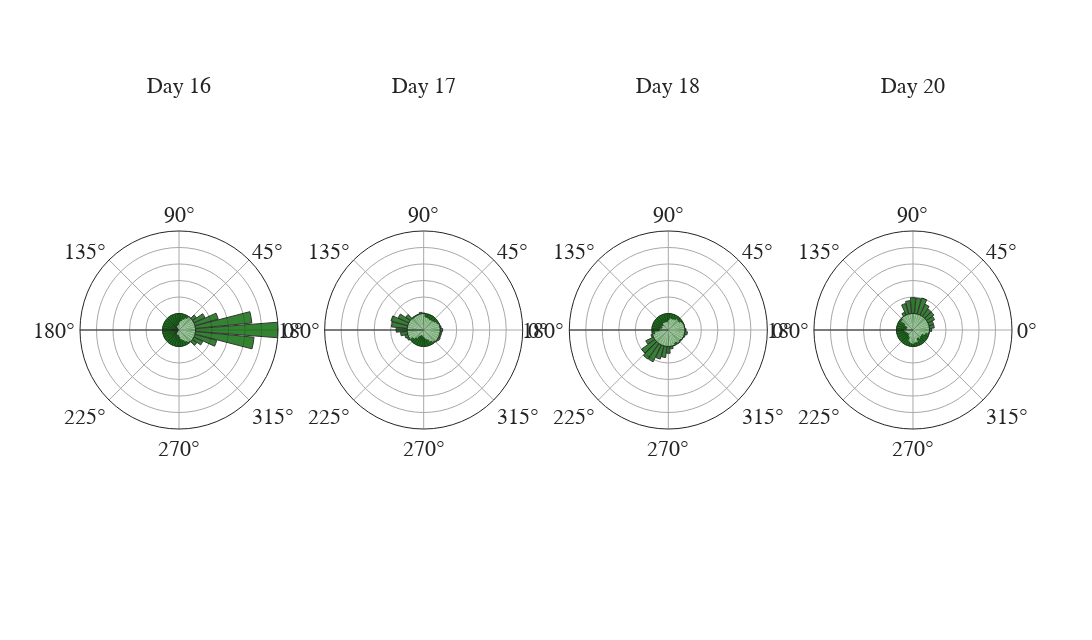

Source (notebook cell):
### Code cell
## Compare day 16 to days 16 through 20 in B for mc26, since mc23 had imaging issues on day 16
outputD = pd.DataFrame()
for mouse in mouse_list:
    if mouse == 'mc23':
          pass
    else:
        loop_data = pd.read_feather(pjoin(dpath, f'rotated_placefields/{mouse}/D1_D5_pearson_place.feat'))
        outputD = pd.concat([outputD, loop_data])
mouse_data = outputD.groupby(['mouse', 'session', 'rotation'], as_index=False).agg({'r': 'mean'})
fig_data = mouse_data.groupby(['session', 'rotation'], as_index=False).agg({'r': ['mean', 'sem']})
specs = [[{'type': 'polar'}, {'type': 'polar'}, {'type': 'polar'}, {'type': 'polar'}]]
fig = pf.custom_graph_template(x_title='', y_title='', font_size=22, rows=1, columns=4, 
                               width=2000, height=640, specs=specs, titles=['Day 16', 'Day 17', 'Day 18', 'Day 20'])
for idx, session in enumerate(natsorted(np.unique(fig_data['session']))):
        fig.add_trace(go.Barpolar(
            r=fig_data['r']['mean'][fig_data['session'] == session],
            theta=fig_data['rotation'][fig_data['session'] == session],
            marker_color='darkgreen',
            marker_line_color='black',
            marker_line_width=1,
            opacity=0.8,
            showlegend=False
        ), row=1, col=idx + 1)
        fig.add_trace(go.Barpolar(
                r=fig_data['r']['mean'][fig_data['session'] == session] + fig_data['r']['sem'][fig_data['session'] == session],
                theta=fig_data['rotation'][fig_data['session'] == session],
                marker_color='darkgreen',
                marker_line_color='black',
                marker_line_width=0,
                opacity=0.3,
                showlegend=False,
                name='upper'
        ), row=1, col=idx + 1)
        fig.add_trace(go.Barpolar(
                r=fig_data['r']['mean'][fig_data['session'] == session] - fig_data['r']['sem'][fig_data['session'] == session],
                theta=fig_data['rotation'][fig_data['session'] == session],
                marker_color='darkgreen',
                marker_line_color='black',
                marker_line_width=0,
                opacity=0.3,
                showlegend=False,
                name='lower'
        ), row=1, col=idx + 1)
    
fig.update_polars(
        radialaxis = dict(showticklabels=False, ticks='', angle=180, tickangle=-180, range=[-0.2, 1], showgrid=True, gridcolor='darkgrey', dtick=0.2),
        angularaxis = dict(showticklabels=True, ticks='', showgrid=True, gridcolor='darkgrey'),
        barmode='overlay'
    )
fig.show()
fig.write_image(pjoin(fig_path, 'D1_D5_pearson_place.png'))

### Figure 1 — Plotly figure (JSON) as saved in the notebook; plotly's stock layout.template omitted (floating-point values rounded to 4 significant figures)
{"data": [{"marker": {"color": "darkgreen", "line": {"color": "black", "width": 1}}, "opacity": 0.8, "r": [1.0, 0.6864, 0.2926, 0.1483, 0.05832, 0.001972, -0.03114, -0.05811, -0.08403, -0.1036, -0.134, -0.1393, -0.1476, -0.1623, -0.1866, -0.1889, -0.1803, -0.1646, -0.1736, -0.1655, -0.1818, -0.1853, -0.1785, -0.1619, -0.1459, -0.1315, -0.1333, -0.1126, -0.08086, -0.06166, -0.03478, -0.009607, 0.06424, 0.1191, 0.2736, 0.7133], "showlegend": false, "subplot": "polar", "theta": [0, 10, 20, 30, 40, 50, 60, 70, 80, 90, 100, 110, 120, 130, 140, 150, 160, 170, 180, 190, 200, 210, 220, 230, 240, 250, 260, 270, 280, 290, 300, 310, 320, 330, 340, 350], "type": "barpolar"}, {"marker": {"color": "darkgreen", "line": {"color": "black", "width": 0}}, "name": "upper", "opacity": 0.3, "r": [null, null, null, null, null, null, null, null, null, null, null, null, null, null, null, null, null, null, null, null, null, null, null, null, null, null, null, null, null, null, null, null, null, null, null, null], "showlegend": false, "subplot": "polar", "theta": [0, 10, 20, 30, 40, 50, 60, 70, 80, 90, 100, 110, 120, 130, 140, 150, 160, 170, 180, 190, 200, 210, 220, 230, 240, 250, 260, 270, 280, 290, 300, 310, 320, 330, 340, 350], "type": "barpolar"}, {"marker": {"color": "darkgreen", "line": {"color": "black", "width": 0}}, "name": "lower", "opacity": 0.3, "r": [null, null, null, null, null, null, null, null, null, null, null, null, null, null, null, null, null, null, null, null, null, null, null, null, null, null, null, null, null, null, null, null, null, null, null, null], "showlegend": false, "subplot": "polar", "theta": [0, 10, 20, 30, 40, 50, 60, 70, 80, 90, 100, 110, 120, 130, 140, 150, 160, 170, 180, 190, 200, 210, 220, 230, 240, 250, 260, 270, 280, 290, 300, 310, 320, 330, 340, 350], "type": "barpolar"}, {"marker": {"color": "darkgreen", "line": {"color": "black", "width": 1}}, "opacity": 0.8, "r": [0.02994, 0.01312, 0.003487, -0.01887, -0.03845, -0.04814, -0.05388, -0.04331, -0.0386, 0.005269, 0.01624, -0.004709, -0.006648, -0.009856, 0.06747, 0.1426, 0.211, 0.1919, 0.1336, 0.08122, 0.0366, 0.01989, -0.03792, -0.06674, -0.109, -0.1296, -0.1177, -0.106, -0.08645, -0.06953, -0.03638, -0.01488, 0.01177, 0.02247, 0.01809, 0.02015], "showlegend": false, "subplot": "polar2", "theta": [0, 10, 20, 30, 40, 50, 60, 70, 80, 90, 100, 110, 120, 130, 140, 150, 160, 170, 180, 190, 200, 210, 220, 230, 240, 250, 260, 270, 280, 290, 300, 310, 320, 330, 340, 350], "type": "barpolar"}, {"marker": {"color": "darkgreen", "line": {"color": "black", "width": 0}}, "name": "upper", "opacity": 0.3, "r": [null, null, null, null, null, null, null, null, null, null, null, null, null, null, null, null, null, null, null, null, null, null, null, null, null, null, null, null, null, null, null, null, null, null, null, null], "showlegend": false, "subplot": "polar2", "theta": [0, 10, 20, 30, 40, 50, 60, 70, 80, 90, 100, 110, 120, 130, 140, 150, 160, 170, 180, 190, 200, 210, 220, 230, 240, 250, 260, 270, 280, 290, 300, 310, 320, 330, 340, 350], "type": "barpolar"}, {"marker": {"color": "darkgreen", "line": {"color": "black", "width": 0}}, "name": "lower", "opacity": 0.3, "r": [null, null, null, null, null, null, null, null, null, null, null, null, null, null, null, null, null, null, null, null, null, null, null, null, null, null, null, null, null, null, null, null, null, null, null, null], "showlegend": false, "subplot": "polar2", "theta": [0, 10, 20, 30, 40, 50, 60, 70, 80, 90, 100, 110, 120, 130, 140, 150, 160, 170, 180, 190, 200, 210, 220, 230, 240, 250, 260, 270, 280, 290, 300, 310, 320, 330, 340, 350], "type": "barpolar"}, {"marker": {"color": "darkgreen", "line": {"color": "black", "width": 1}}, "opacity": 0.8, "r": [0.01439, -0.002361, 0.0007854, -0.0126, -0.03651, -0.03052, -0.04944, -0.05764, -0.05041, -0.075, -0.09825, -0.0954, -0.09252, -0.0945, -0.114, -0.1028, -0.1174, -0.09714, -0.08741, -0.03192, 0.01827, 0.103, 0.1995, 0.2312, 0.2275, 0.1655, 0.1345, 0.082, 0.03117, 0.003106, -0.02262, 0.0008714, -0.01249, 0.002382, 0.01293, 0.03298], "showlegend": false, "subplot": "polar3", "theta": [0, 10, 20, 30, 40, 50, 60, 70, 80, 90, 100, 110, 120, 130, 140, 150, 160, 170, 180, 190, 200, 210, 220, 230, 240, 250, 260, 270, 280, 290, 300, 310, 320, 330, 340, 350], "type": "barpolar"}, {"marker": {"color": "darkgreen", "line": {"color": "black", "width": 0}}, "name": "upper", "opacity": 0.3, "r": [null, null, null, null, null, null, null, null, null, null, null, null, null, null, null, null, null, null, null, null, null, null, null, null, null, null, null, null, null, null, null, null, null, null, null, null], "showlegend": false, "subplot": "polar3", "theta": [0, 10, 20, 30, 40, 50, 60, 70, 80, 90, 100, 110, 120, 130, 140, 150, 160, 170, 180, 190, 200, 210, 220, 230, 240, 250, 260, 270, 280, 290, 300, 310, 320, 330, 340, 350], "type": "barpolar"}, {"marker": {"color": "darkgreen", "line": {"color": "black", "width": 0}}, "name": "lower", "opacity": 0.3, "r": [null, null, null, null, null, null, null, null, null, null, null, null, null, null, null, null, null, null, null, null, null, null, null, null, null, null, null, null, null, null, null, null, null, null, null, null], "showlegend": false, "subplot": "polar3", "theta": [0, 10, 20, 30, 40, 50, 60, 70, 80, 90, 100, 110, 120, 130, 140, 150, 160, 170, 180, 190, 200, 210, 220, 230, 240, 250, 260, 270, 280, 290, 300, 310, 320, 330, 340, 350], "type": "barpolar"}, {"marker": {"color": "darkgreen", "line": {"color": "black", "width": 1}}, "opacity": 0.8, "r": [0.02685, 0.05912, 0.0579, 0.08956, 0.1109, 0.1132, 0.1448, 0.2013, 0.1874, 0.1913, 0.1574, 0.1329, 0.03846, -8.882e-05, -0.01812, -0.0818, -0.1217, -0.1154, -0.08563, -0.09303, -0.1096, -0.1217, -0.1267, -0.1102, -0.09832, -0.04891, -0.03418, -0.02177, -0.04032, -0.0412, -0.08608, -0.06232, -0.07664, -0.07601, -0.04048, -0.003034], "showlegend": false, "subplot": "polar4", "theta": [0, 10, 20, 30, 40, 50, 60, 70, 80, 90, 100, 110, 120, 130, 140, 150, 160, 170, 180, 190, 200, 210, 220, 230, 240, 250, 260, 270, 280, 290, 300, 310, 320, 330, 340, 350], "type": "barpolar"}, {"marker": {"color": "darkgreen", "line": {"color": "black", "width": 0}}, "name": "upper", "opacity": 0.3, "r": [null, null, null, null, null, null, null, null, null, null, null, null, null, null, null, null, null, null, null, null, null, null, null, null, null, null, null, null, null, null, null, null, null, null, null, null], "showlegend": false, "subplot": "polar4", "theta": [0, 10, 20, 30, 40, 50, 60, 70, 80, 90, 100, 110, 120, 130, 140, 150, 160, 170, 180, 190, 200, 210, 220, 230, 240, 250, 260, 270, 280, 290, 300, 310, 320, 330, 340, 350], "type": "barpolar"}, {"marker": {"color": "darkgreen", "line": {"color": "black", "width": 0}}, "name": "lower", "opacity": 0.3, "r": [null, null, null, null, null, null, null, null, null, null, null, null, null, null, null, null, null, null, null, null, null, null, null, null, null, null, null, null, null, null, null, null, null, null, null, null], "showlegend": false, "subplot": "polar4", "theta": [0, 10, 20, 30, 40, 50, 60, 70, 80, 90, 100, 110, 120, 130, 140, 150, 160, 170, 180, 190, 200, 210, 220, 230, 240, 250, 260, 270, 280, 290, 300, 310, 320, 330, 340, 350], "type": "barpolar"}], "layout": {"annotations": [{"font": {"size": 22}, "showarrow": false, "text": "Day 16", "x": 0.1062, "xanchor": "center", "xref": "paper", "y": 1, "yanchor": "bottom", "yref": "paper"}, {"font": {"size": 22}, "showarrow": false, "text": "Day 17", "x": 0.3688, "xanchor": "center", "xref": "paper", "y": 1, "yanchor": "bottom", "yref": "paper"}, {"font": {"size": 22}, "showarrow": false, "text": "Day 18", "x": 0.6313, "xanchor": "center", "xref": "paper", "y": 1, "yanchor": "bottom", "yref": "paper"}, {"font": {"size": 22}, "showarrow": false, "text": "Day 20", "x": 0.8938, "xanchor": "center", "xref": "paper", "y": 1, "yanchor": "bottom", "yref": "paper"}], "font": {"family": "Arial", "size": 22}, "height": 640, "polar": {"angularaxis": {"gridcolor": "darkgrey", "showgrid": true, "showticklabels": true, "ticks": ""}, "barmode": "overlay", "domain": {"x": [0, 0.2125], "y": [0, 1]}, "radialaxis": {"angle": -180, "dtick": 0.2, "gridcolor": "darkgrey", "range": [-0.2, 1], "showgrid": true, "showticklabels": false, "tickangle": -180, "ticks": ""}}, "polar2": {"angularaxis": {"gridcolor": "darkgrey", "showgrid": true, "showticklabels": true, "ticks": ""}, "barmode": "overlay", "domain": {"x": [0.2625, 0.475], "y": [0, 1]}, "radialaxis": {"angle": -180, "dtick": 0.2, "gridcolor": "darkgrey", "range": [-0.2, 1], "showgrid": true, "showticklabels": false, "tickangle": -180, "ticks": ""}}, "polar3": {"angularaxis": {"gridcolor": "darkgrey", "showgrid": true, "showticklabels": true, "ticks": ""}, "barmode": "overlay", "domain": {"x": [0.525, 0.7375], "y": [0, 1]}, "radialaxis": {"angle": -180, "dtick": 0.2, "gridcolor": "darkgrey", "range": [-0.2, 1], "showgrid": true, "showticklabels": false, "tickangle": -180, "ticks": ""}}, "polar4": {"angularaxis": {"gridcolor": "darkgrey", "showgrid": true, "showticklabels": true, "ticks": ""}, "barmode": "overlay", "domain": {"x": [0.7875, 1], "y": [0, 1]}, "radialaxis": {"angle": -180, "dtick": 0.2, "gridcolor": "darkgrey", "range": [-0.2, 1], "showgrid": true, "showticklabels": false, "tickangle": -180, "ticks": ""}}, "title": {"x": 0.5, "xanchor": "center", "y": 0.9, "yanchor": "top"}, "width": 2000, "xaxis": {"linewidth": 1.5, "title": {"text": ""}}, "yaxis": {"linewidth": 1.5, "title": {"text": ""}}}}
